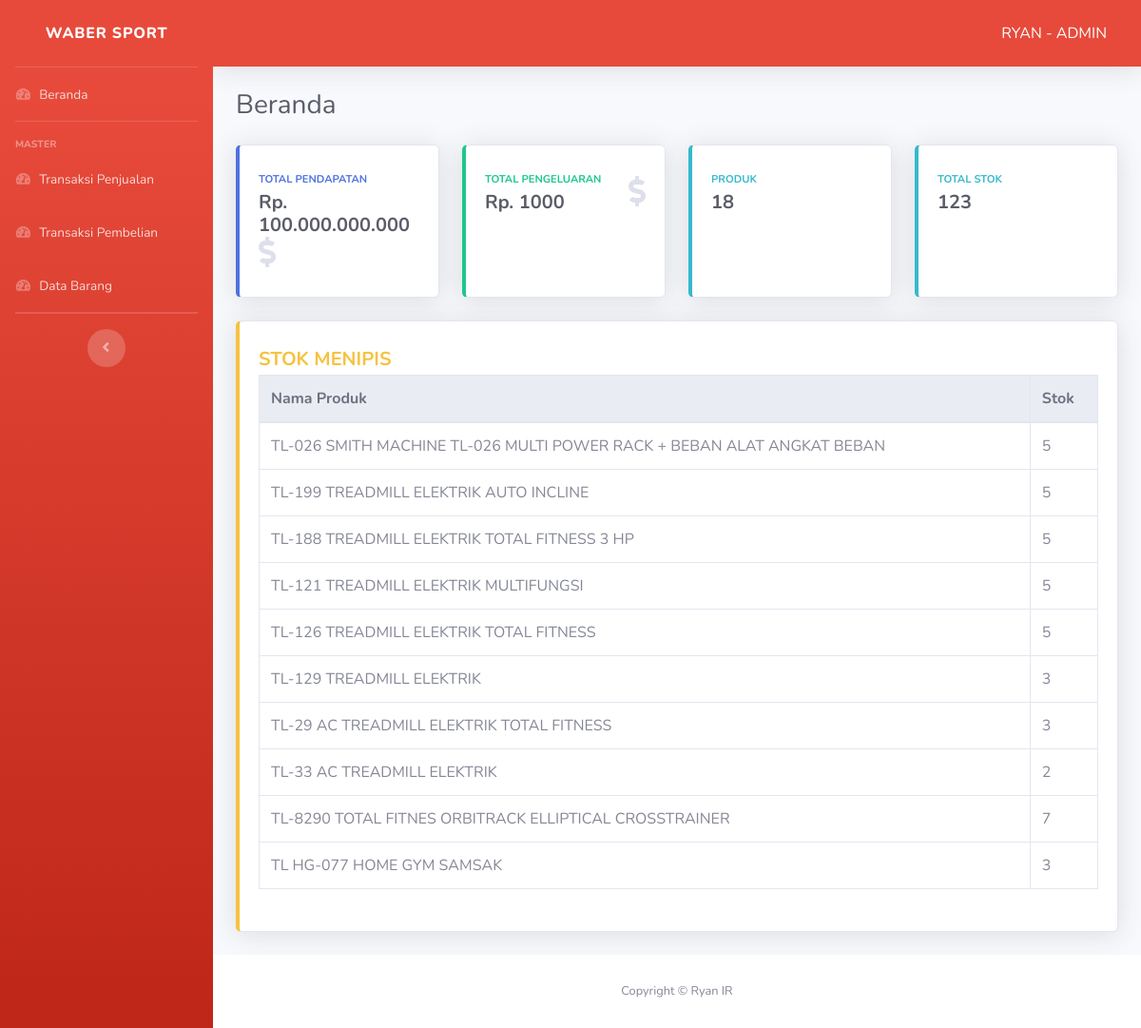
The page /pages/gudang/index-gudang.php (signed in) on the database its author committed.
### tables this page shows
CREATE TABLE `produk` (
  `id_produk` int(11) NOT NULL,
  `nama_produk` varchar(100) NOT NULL,
  `satuan_produk` varchar(20) NOT NULL,
  `harga` decimal(10,2) NOT NULL,
  `stok` int(11) NOT NULL
);

### pages/gudang/index-gudang.php (the view, shortened to what this page needs)
<!DOCTYPE html>
<html lang="en">
<head>
    <?php include '../../layout/header.php' ?>
</head>
<body id="page-top">
    <div id="wrapper">
        <?php include '../../layout/sidebar-gudang.php' ?>
        <div id="content-wrapper" class="d-flex flex-column">
            <div id="content">
                <?php include '../../layout/topbar.php' ?>
                <div class="container-fluid">
                    <div class="d-sm-flex align-items-center justify-content-between mb-4">
                        <h1 class="h3 mb-0 text-gray-800">Beranda</h1>
                    </div>
                    <div class="row">
                        <?php
                        include "../../koneksi.php";
                        $sql = mysqli_query($koneksi, "SELECT count(*) FROM supplier");
                        while ($row = mysqli_fetch_array($sql)) {
                            $result = $row[0];
                        }
                        $sql = mysqli_query($koneksi, "SELECT count(*) FROM produk");
                        while ($row = mysqli_fetch_array($sql)) {
                            $result = $row[0];
                        }
                        $produk = $result;
                        $sql = mysqli_query($koneksi, "SELECT SUM(stok) AS total_stok FROM produk");
                        $row = mysqli_fetch_array($sql);
                        $total_stok = $row['total_stok'];
                        $batas_stok = 10;
                        $sql_menipis = mysqli_query($koneksi, "SELECT nama_produk, stok FROM produk WHERE stok < $batas_stok");
                        ?>
                        <div class="col-xl-3 col-md-6 mb-4">
                            <div class="card border-left-primary shadow h-100 py-2">
                                <div class="card-body">
                                    <div class="row no-gutters align-items-center">
                                        <div class="col mr-2">
                                            <div class="text-xs font-weight-bold text-primary text-uppercase mb-1">Total Pendapatan</div>
                                            <div class="h5 mb-0 font-weight-bold text-gray-800">Rp. 100.000.000.000</div>
                                        </div>
                                        <div class="col-auto">
                                            <i class="fas fa-dollar-sign fa-2x text-gray-300"></i>
                                        </div>
                                    </div>
                                </div>
                            </div>
                        </div>
                        <div class="col-xl-3 col-md-6 mb-4">
                            <div class="card border-left-success shadow h-100 py-2">
                                <div class="card-body">
                                    <div class="row no-gutters align-items-center">
                                        <div class="col mr-2">
                                            <div class="text-xs font-weight-bold text-success text-uppercase mb-1">Total Pengeluaran</div>
                                            <div class="h5 mb-0 font-weight-bold text-gray-800">Rp. 1000</div>
                                        </div>
                                        <div class="col-auto">
                                            <i class="fas fa-dollar-sign fa-2x text-gray-300"></i>
                                        </div>
                                    </div>
                                </div>
                            </div>
                        </div>
                        <div class="col-xl-3 col-md-6 mb-4">
                            <div class="card border-left-info shadow h-100 py-2">
                                <div class="card-body">
                                    <div class="row no-gutters align-items-center">
                                        <div class="col mr-2">
                                            <div class="text-xs font-weight-bold text-info text-uppercase mb-1">Produk</div>
                                            <div class="row no-gutters align-items-center">
                                                <div class="col-auto">
                                                    <div class="h5 mb-0 mr-3 font-weight-bold text-gray-800"><?php echo $produk; ?></div>
                                                </div>
                                            </div>
                                        </div>
                                    </div>
                                </div>
                            </div>
                        </div>
                        <div class="col-xl-3 col-md-6 mb-4">
                            <div class="card border-left-info shadow h-100 py-2">
                                <div class="card-body">
                                    <div class="row no-gutters align-items-center">
                                        <div class="col mr-2">
                                            <div class="text-xs font-weight-bold text-info text-uppercase mb-1">Total Stok</div>
                                            <div class="row no-gutters align-items-center">
                                                <div class="col-auto">
                                                    <div class="h5 mb-0 mr-3 font-weight-bold text-gray-800"><?php echo $total_stok; ?></div>
                                                </div>
                                            </div>
                                        </div>
                                    </div>
                                </div>
                            </div>
                        </div>
                        <div class="col-xl-12 col-md-12 mb-4">
                            <div class="card border-left-warning shadow h-100 py-2">
                                <div class="card-body">
                                    <div class="table-responsive">
                                        <h5 class="font-weight-bold text-warning text-uppercase mb-1">Stok Menipis</h5>
                                        <table class="table table-hover table-bordered">
                                            <thead class="thead-light">
                                                <tr>
                                                    <th>Nama Produk</th>
                                                    <th>Stok</th>
                                                </tr>
                                            </thead>
                                            <tbody>
                                                <?php
                                                if (mysqli_num_rows($sql_menipis) > 0) {
                                                    while ($row = mysqli_fetch_array($sql_menipis)) {
                                                        echo "<tr>";
                                                        echo "<td>" . $row['nama_produk'] . "</td>";
                                                        echo "<td>" . $row['stok'] . "</td>";
                                                        echo "</tr>";
                                                    }
                                                } else {
                                                    echo "<tr><td colspan='2' class='text-center'>Tidak ada produk dengan stok menipis.</td></tr>";
                                                }
                                                ?>
                                            </tbody>
                                        </table>
                                    </div>
                                </div>
                            </div>
                        </div>
                    </div>
                </div>
            </div>
            <?php include '../../layout/footer.php' ?>
        </div>
    </div>
</body>
</html>

### rows shown on the page
produk: nama_produk "TL-026 SMITH MACHINE TL-026 MULTI POWER RACK + BEBAN ALAT ANGKAT BEBAN", stok "5"
produk: nama_produk "TL-199 TREADMILL ELEKTRIK AUTO INCLINE", stok "5"
produk: nama_produk "TL-188 TREADMILL ELEKTRIK TOTAL FITNESS 3 HP", stok "5"
produk: nama_produk "TL-121 TREADMILL ELEKTRIK MULTIFUNGSI", stok "5"
produk: nama_produk "TL-126 TREADMILL ELEKTRIK TOTAL FITNESS", stok "5"
produk: nama_produk "TL-129 TREADMILL ELEKTRIK", stok "3"
produk: nama_produk "TL-29 AC TREADMILL ELEKTRIK TOTAL FITNESS", stok "3"
produk: nama_produk "TL-33 AC TREADMILL ELEKTRIK", stok "2"
produk: nama_produk "TL-8290 TOTAL FITNES ORBITRACK ELLIPTICAL CROSSTRAINER", stok "7"
produk: nama_produk "TL HG-077 HOME GYM SAMSAK", stok "3"

### other values the page prints
$_SESSION['nama'] "RYAN"
$_SESSION['jabatan'] "ADMIN"
$produk "18"
$total_stok "123"
